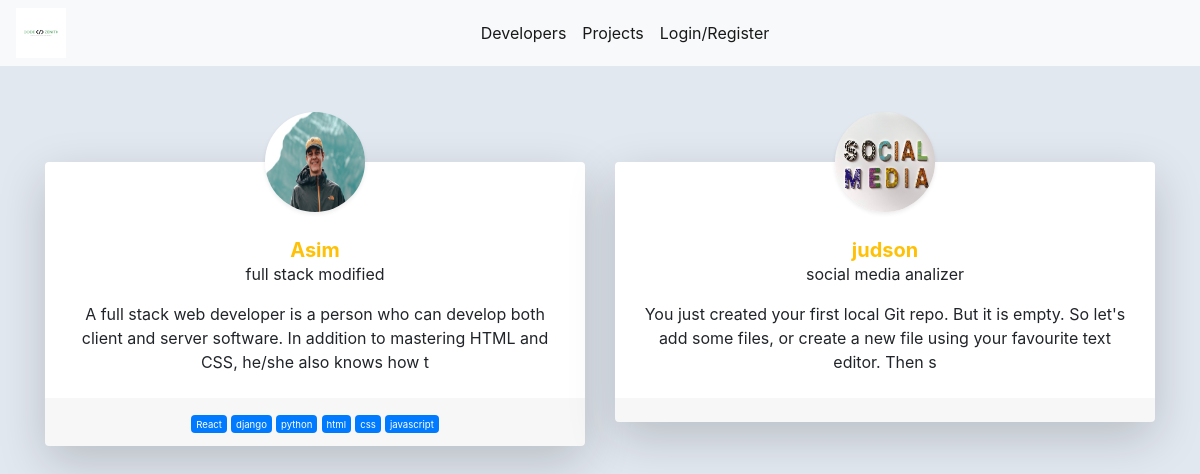
The page / on the database its author committed.
### users/models.py (models this page shows, shortened)
class Profile(models.Model):
    user = models.OneToOneField(User, on_delete=models.CASCADE, null=True, blank=True)
    name = models.CharField(max_length=200, blank=True, null=True)
    email = models.EmailField(max_length=500, blank=True, null=True)
    username = models.CharField(max_length=200, blank=True, null=True)
    location = models.CharField(max_length=200, blank=True, null=True)
    short_intro = models.CharField(max_length=200, blank=True, null=True)
    bio = models.TextField(blank=True, null=True)
    profile_image = models.ImageField(null=True, blank=True, upload_to='profiles/', default="profiles/user-default.png")
    social_github = models.CharField(max_length=200, blank=True, null=True)
    social_twitter = models.CharField(max_length=200, blank=True, null=True)
    social_linkedin = models.CharField(max_length=200, blank=True, null=True)
    social_youtube = models.CharField(max_length=200, blank=True, null=True)
    social_website = models.CharField(max_length=200, blank=True, null=True)
    created = models.DateTimeField(auto_now_add=True)
    id = models.UUIDField(default=uuid.uuid4, unique=True,primary_key=True, editable=False)
    class Meta:
        ordering = ['created']

class Skill(models.Model):
    owner = models.ForeignKey(Profile, on_delete=models.CASCADE, null=True, blank=True)
    name = models.CharField(max_length=200, blank=True, null=True)
    description = models.TextField(null=True, blank=True)
    created = models.DateTimeField(auto_now_add=True)
    id = models.UUIDField(default=uuid.uuid4, unique=True,primary_key=True, editable=False)
    def __str__(self):
        return str(self.name)

### users/views.py (the view)
# urls.py: path('',views.profile,name="profile"),
def profile(request):
    profiles=Profile.objects.all()
    context={'profiles':profiles}
    return render(request,"users/profiles.html",context)

### users/templates/users/profiles.html (shortened to what this page needs)
{% extends 'main.html' %}
{% load static %}
{% block content %}
  <section class="team-section py-5">
    <div class="container">
	    <div class="row justify-content-center">
        {% for profile in profiles %}
		    <div class="col-12 col-md-6">
			    <div class="card border-0 shadow-lg pt-5 my-5 position-relative">
				    <div class="card-body p-4">
					    <div class="member-profile position-absolute w-100 text-center">
					      <a href="{% url 'user_profile' profile.id %}">
                  <img class="rounded-circle mx-auto d-inline-block shadow-sm" src="{{profile.profile_image.url}}" alt="">
                </a>
				        </div>
					    <div class="card-text pt-1">
						    <h5 class="member-name mb-0 text-center text-warning font-weight-bold">{{profile.name}}</h5>
						    <div class="mb-3 text-center">{{profile.short_intro}}</div>
						    <div>{{profile.bio|slice:"150"}}</div>
					    </div>
				    </div>
				    <div class="card-footer theme-bg-primary border-0 text-center">
              {% for skill  in profile.skill_set.all %}
                <span class="badge bg-primary">
                  <small>{{skill}}</small>
                </span>
                {% endfor %}
				    </div>
			    </div>
		    </div>
    {% endfor %}
    </div>
</section>
{% endblock content %}

### static/style/main.css (style rules this page uses)
body { background-color:grey; }
a { text-decoration: none; }
.py-5 { padding-top: 3rem !important; padding-bottom: 3rem !important; }
.pt-5 { padding-top: 3rem !important; }
.my-5 { margin-top: 3rem !important; margin-bottom: 3rem !important; }
.border-0 { border: 0 !important; }
.position-relative { position: relative !important; }
.shadow-lg { box-shadow: 0 1rem 3rem rgb(0 0 0 / 18%) !important; }
.card { position: relative; display: -webkit-flex; display: flex; -webkit-flex-direction: column; flex-direction: column; min-width: 0; word-wrap: break-word; background-color: #fff; background-clip: border-box; border: 1px solid rgba(0,0,0,0.125); border-radius: .25rem; }
.member-profile { top: -50px; left: 0; }
.text-center { text-align: center !important; }
.w-100 { width: 100% !important; }
.position-absolute { position: absolute !important; }
.member-profile img { width: 100px; height: 100px; }
.rounded-circle { border-radius: 50% !important; }
.mx-auto { margin-right: auto !important; margin-left: auto !important; }
.shadow-sm { box-shadow: 0 0.125rem 0.25rem rgb(0 0 0 / 8%) !important; }
body { color: #1a202c; text-align: center; background-color: #e2e8f0; }
.card { box-shadow: 0 1px 3px 0 rgba(0,0,0,.1), 0 1px 2px 0 rgba(0,0,0,.06); }
.card { position: relative; display: flex; flex-direction: column; min-width: 0; word-wrap: break-word; background-color: #fff; background-clip: border-box; border: 0 solid rgba(0,0,0,.125); border-radius: .25rem; }
.card-body { flex: 1 1 auto; min-height: 1px; padding: 1rem; }
.mb-3, .my-3 { margin-bottom: 1rem!important; }

### rows shown on the page
Profile: profile_image (picture), name "Asim", short_intro "full stack modified", bio "A full stack web developer is a person who can develop both client and server software. In addition to mastering HTML and CSS, he/she also knows how t"
Skill: name "React"
Skill: name "django"
Skill: name "python"
Skill: name "html"
Skill: name "css"
Skill: name "javascript"
Profile: profile_image (picture), name "judson", short_intro "social media analizer", bio "You just created your first local Git repo. But it is empty. So let's add some files, or create a new file using your favourite text editor. Then s"
